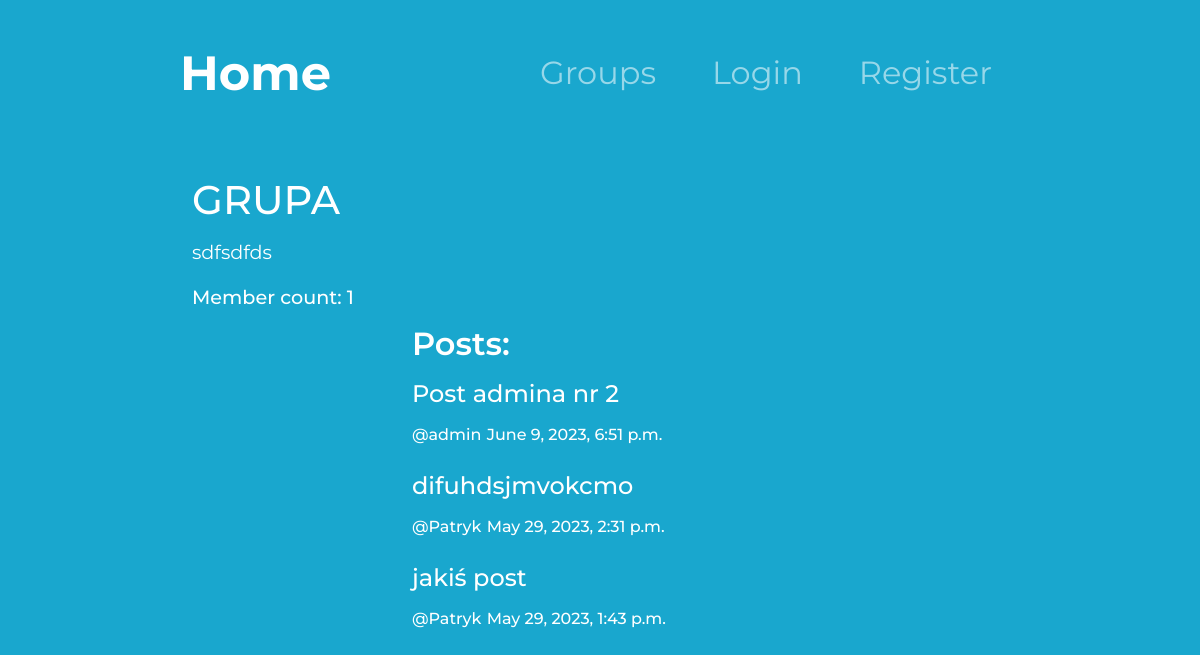
Screenshot of /grupy/posts/in/grupa with the database file from the repository.
### grupy/models.py (models this page shows, shortened)
class Group(models.Model):
    name = models.CharField(max_length=100, unique=True)
    slug = models.SlugField(unique=True)
    description = models.TextField()
    description_html = models.TextField(editable=False)
    members = models.ManyToManyField(User, through='GroupMember')
    class Meta:
        ordering = ['name']

### posty/models.py (models this page shows, shortened)
class Post(models.Model):
    user = models.ForeignKey(User, related_name='posts',
                             on_delete=models.CASCADE)
    created_at = models.DateTimeField(auto_now=True)
    message = models.TextField()
    message_html = models.TextField(editable=False)
    group = models.ForeignKey(
        Group, on_delete=models.CASCADE, related_name='posts')
    class Meta:
        ordering = ['-created_at']
        unique_together = ['user', 'message']

### grupy/views.py (the view)
# urls.py: path("posts/in/<slug>", SingleGroup.as_view(), name="single"),
class SingleGroup(DetailView):
    model = Group

### grupy/templates/grupy/group_detail.html (shortened to what this page needs)
{% extends 'grupy/group_base.html' %}
{% block pregroup %}
<div class="col-lg-4 col-md-12 grupy-opis">
    <h1 class="group-name">{{ group.name }}</h1>
    <div class="opis-2">
        {{ group.description_html|safe }}
    </div>
    <h2 class="grupy-heading">Member count: {{ group.members.count }}</h2>
</div>
{% endblock pregroup %}
{% block group_content %}
    <div class="col-lg-5 col-md-12 posty">
        {% if group.posts.count == 0 %}
        <h2 class="post-h">No posts yet.</h2>
        {% else %}
        <h2 class="post-h">Posts:</h2>
        {% for post in group.posts.all %}
        {% include 'posty/_post.html' with group=post.group hide_group_name=True %}
        {% endfor %}
        {% endif %}
    </div>
{% endblock group_content %}

### posty/templates/posty/_post.html (shortened to what this page needs)
<div>
  <h3 class="post-message">{{ post.message_html|safe }}</h3>
  <div class="post-info">
    <h5>
      <span>
        <a class="post-info" href="{% url 'posts:for_user' username=post.user.username %}">@{{post.user.username}}</a>
      </span>
      <time datetime="">
        <a class="post-info" href="{% url 'posts:single' username=post.user.username pk=post.pk %}">{{post.created_at}}</a>
      </time>
    </h5>
  </div>
</div>

### static/styles.css (style rules this page uses)
body { font-family: 'Montserrat'; background-color: #19A7CE; text-align: center; color: white; }
h1, h2, h3, h4, h5, h6 { line-height: 1.5; }
.post-message { margin-bottom: -10px; font-size: 1.5rem; }
.post-info { font-size: 1rem; margin-bottom: 20px; }
.post-h { font-weight: 600; }
a { color: #ffffff; text-decoration: none; }
.posty { margin-bottom: 50px; margin-left: 220px; text-align: left; }
.grupy-opis { text-align: left; }
.opis-2 { font-size: 1.2rem; }
.grupy-heading { font-size: 1.2rem; }
.group-name { text-transform:uppercase; }

### rows the page displays
Group: name "GRUPA", description_html "sdfsdfds", members.count "1"
Post: message_html "Post admina nr 2", user.username "admin", created_at "June 9, 2023, 6:51 p.m."
Post: message_html "difuhdsjmvokcmo", user.username "Patryk", created_at "May 29, 2023, 2:31 p.m."
Post: message_html "jakiś post", user.username "Patryk", created_at "May 29, 2023, 1:43 p.m."
